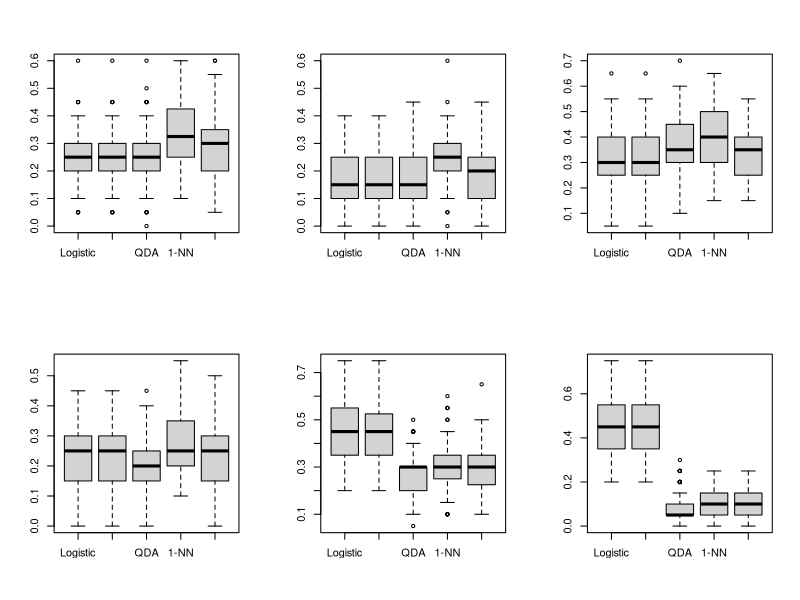

Write the R code that produced this figure.
## ---- chunk 1
knitr::opts_chunk$set(echo = TRUE, error = TRUE)
library(knitr)
library(MASS)
library("mvtnorm")
library(ggplot2)
library(caret)
library("e1071")
library(class)
## ---- chunk 2
l2_dist <- function(x, y) {
  sqrt(sum((x - y)^2))
}

my_knn <- function(X_train, X_test, Y_train, k=1) {
  pred <- apply(X_test, 1, function(test_row) {
    distances <- apply(X_train, 1, function(train_row) {
      l2_dist(train_row, test_row)
    })
    classes <- Y_train[order(distances)[1:k]]
    counts <- table(classes)
    majority <- which(counts == max(counts))
    if (length(majority) > 1) {
      majority <- sample(majority, 1)
    }
    majority
  })
  as.factor(levels(Y_train)[pred])
}

## ---- chunk 3
train_idx <- sample(nrow(iris), 90)
train_set <- iris[train_idx, ]
test_set <- iris[-train_idx, ]

my_knn_pred <- my_knn(train_set[, -5], test_set[, -5], train_set$Species, k=1)
knn_pred <- knn(train_set[, -5], test_set[, -5], train_set$Species, k=1)
table(my_knn_pred == knn_pred)
## ---- chunk 4
find_k_CV <- function(X_train, Y_train, k=1:10, nfold=10) {
  folds <- createFolds(Y_train, nfold)
  err_rates <- matrix(NA, ncol=nfold, nrow=length(k))
  for (i in 1:nfold) {
    fold <- folds[[i]]
    X_train_set <- X_train[-fold, ]
    Y_train_set <- Y_train[-fold]
    X_test_set <- X_train[fold, ]
    Y_test_set <- Y_train[fold]
    err_rates[, i] <- sapply(k, function(j) {
      pred <- knn(X_train_set, X_test_set, Y_train_set, k=j)
      mean(pred != Y_test_set)
    })
  }
  k[which.min(rowSums(err_rates))]
}
## ---- chunk 5
find_k_CV(train_set[, -5], train_set[, 5])
## ---- chunk 6
set.seed(100)

expit <- function(x) {
  exp(x) / (1 + exp(x))
}
  
gen_datasets <- function() {
  id <- diag(c(1, 1))
  df1 <- data.frame(y=factor(rep(c(0, 1), each=50)),  
                    rbind(rmvnorm(50, mean=c(0, 0), sigma = id),
                          rmvnorm(50, mean=c(1, 1), sigma = id)))
  
  covmat <- matrix(c(1, -0.5, -0.5, 1), nrow=2)
  df2 <- data.frame(y=factor(rep(c(0, 1), each=50)), 
                    rbind(rmvnorm(50, mean=c(0, 0), sigma = covmat),
                          rmvnorm(50, mean=c(1, 1), sigma = covmat)))
  
  mu <- c(0, 0); sigma <- matrix(c(1, 1/2, 1/2, 1), 2); nu <- 4
  n <- 50 # Number of draws
  x_first <- t(t(mvrnorm(n, rep(0, length(mu)), sigma) 
                 * sqrt(nu / rchisq(n, nu))) + mu)
  mu <- c(1, 1); sigma <- matrix(c(1, 1/2, 1/2, 1), 2); nu <- 4
  n <- 50 # Number of draws
  x_second <- t(t(mvrnorm(n, rep(0, length(mu)), sigma) 
                  * sqrt(nu / rchisq(n, nu))) + mu)
  df3 <- data.frame(y=factor(rep(c(0, 1), each=50)),
                    rbind(x_first, x_second))
  
  
  covmat2 <- matrix(c(1, 0.5, 0.5, 1), nrow=2)
  df4 <- data.frame(y=factor(rep(c(0, 1), each=50)), 
                    rbind(rmvnorm(50, mean=c(0, 0), sigma = covmat2),
                          rmvnorm(50, mean=c(1, 1), sigma = covmat)))
  
  x <- matrix(rnorm(200), ncol=2)
  df5_temp <- data.frame(x ^ 2, x[, 1] * x[, 2])
  
  beta <- c(0, 2, -1, -2)
  y <- apply(df5_temp, 1, function(row) {
    p <- expit(sum(c(1, row) * beta))
    sample(x=c(0, 1), size=1, prob=c(1-p, p))
  })
  df5 <- data.frame(y=factor(y), x)
  
  x <- matrix(rnorm(200), ncol=2)
  y <- 1 * (x[, 1]^2 + x[, 2]^2 > qchisq(p=0.5, df=2))
  df6 <- data.frame(y=factor(y), x)
  
  list(df1, df2, df3, df4, df5, df6)
}

## ---- chunk 7
numIter <- 100
test_error_rates <- array(dim=c(5, 6, numIter))
for (w in 1:numIter) {
  dataset_list <- gen_datasets()
  test_error_rates[,,w] <- sapply(dataset_list, function(dataset) {
      n <- nrow(dataset)
      train_idx <- sample(1:n, size=floor(0.8 * n))
      train_set <- dataset[train_idx, ]
      test_set <- dataset[-train_idx, ]
      
      # Logistic regression
      train_set_logreg <- train_set
      train_set_logreg$y <- as.integer(train_set_logreg$y == 1)
      fit_logreg <- glm(y ~ ., data=train_set_logreg)
      pred_logreg <- as.integer(predict(fit_logreg, newdata=test_set[, -1], type="response") > 0.5)
      
      # LDA
      fit_lda <- lda(y ~ ., train_set)
      pred_lda <- predict(fit_lda, test_set[, -1])$class
      
      # QDA
      fit_qda <- qda(y ~ ., train_set)
      pred_qda <- predict(fit_qda, test_set[, -1])$class
      
      # 1-NN
      pred_1NN <- knn(train_set[, -1], test_set[, -1], train_set[, 1], k=1)
      
      # k-NN-CV
      opt_k <- find_k_CV(train_set[, -1], train_set[, 1])
      pred_kNN_CV <- knn(train_set[, -1], test_set[, -1], train_set[, 1], k=opt_k)
      
      preds <- list(pred_logreg, pred_lda, pred_qda,  pred_1NN, pred_kNN_CV)
      sapply(preds, function(pred) {
        mean(pred != test_set[, 1])
      })
    })
}

par(mfrow=c(2, 3))
for (j in 1:6) {
 boxplot(t(test_error_rates[, j, ]), names=c("Logistic", "LDA", "QDA", "1-NN", "k-NN-CV")) 
}

